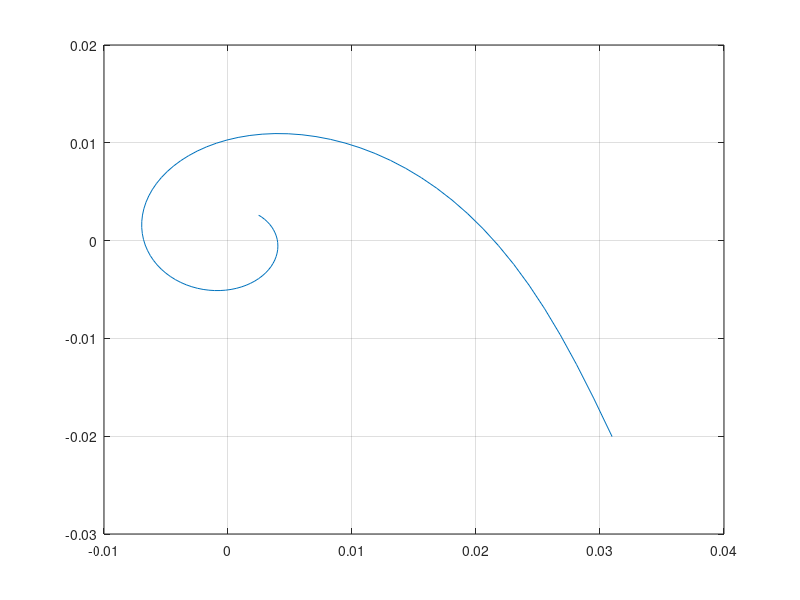

This chart was generated by the following MATLAB code:
%%
clear; clc
f=0.01:0.001:0.1;
w=2*pi*f;
Glung=7.018; taulung=0.439;
Gc=0.04; tauc=120; Tc=14.2;
%%
% Construct loop transfer functions 
%num1 = [Glung*Gp]; den1 = [taulung*taup (taulung+taup) 1]; 
%Hs1 = tf(num1, den1);  
num2 = [Glung*Gc]; den2 = [taulung*tauc (taulung+tauc) 1];
Hs2 = tf(num2, den2);
% Compute Nyquist results, excluding effect of pure delays 
%[R1,I1] = nyquist(Hs1,w); R1 = squeeze (R1); I1 = squeeze(I1); 
[R2,I2] = nyquist(Hs2,w); R2 = squeeze(R2); I2 = squeeze(I2);
%%
% Add delay to results 
%R1del = real((R1 + j*I1).*exp(-j*w*Tp)); 
%I1del = imag((R1 + j*I1).*exp(-j*w*Tp)); 
R2del = real((R2 + j*I2).*exp(-j*w*Tc)'); 
I2del = imag((R2 + j*I2).*exp(-j*w*Tc)'); 
Rdel =  R2del; 
Idel =  I2del;
% Plot Nyquist diagram of overall frequency response  
axis square; plot(Rdel,Idel); grid;